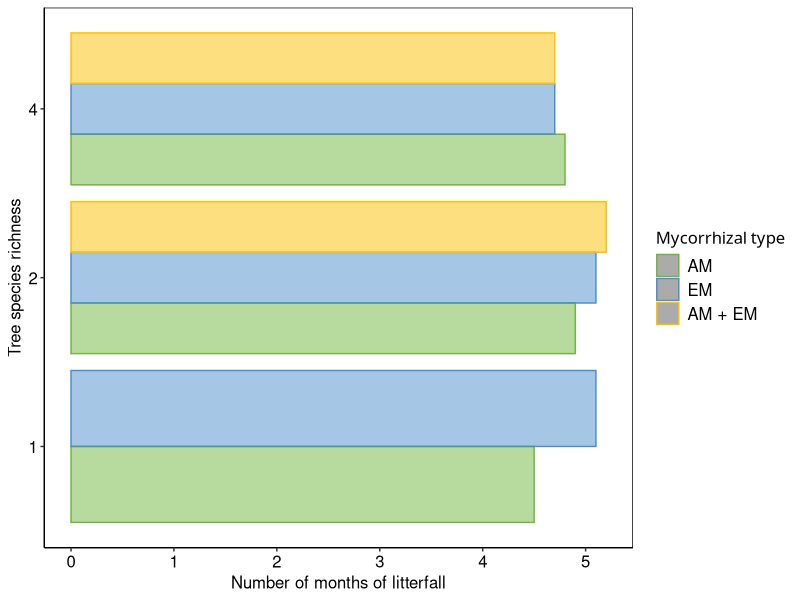
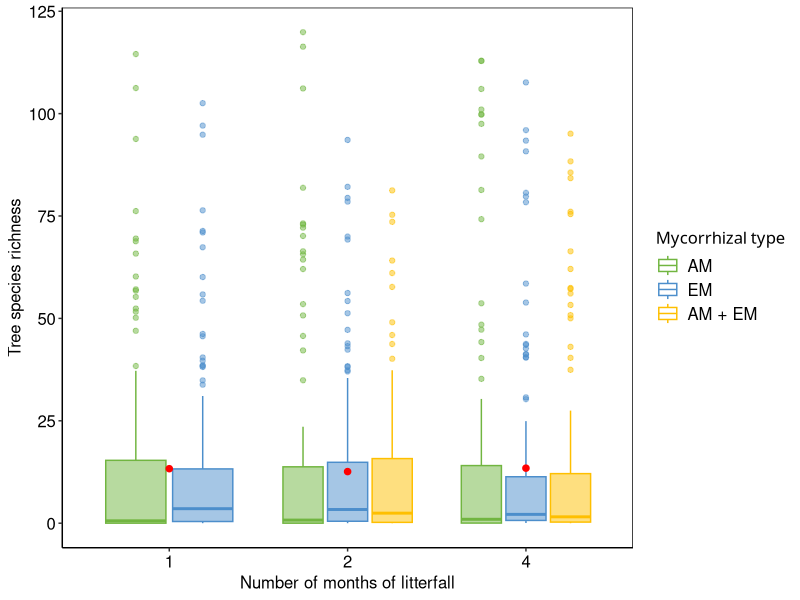

Recreate these plots in R, in order.
#---------------------------------------------------------------------
# MyDiv experiment; Litterfall data March 2023 - February 2024
# 2024-05-14
# temporal coverage of litterfall 
# by Elisabeth Bönisch (elisabeth.boenisch@idiv.de)
# updated on 

#============================ Packages ===============================

rm(list=ls())

library(readr)
library(readxl)
library(tidyverse)
library(nlme)
library(lme4)
library(lmerTest)

#============================ Dataset ===============================

df.all.wide.info <- read.csv("2-1-1-Full-data-wideformat-MyDiv-litter-dryweight.csv")

# 1) average across traps ####
df.all.wide.mean <- df.all.wide.info %>%
  dplyr::rename(Ac = "Acer.pseudoplatanus",	
                Ae = "Aesculus.hippocastanum",
                Be = "Betula.pendula",	
                Ca = "Carpinus.betulus",
                Fa = "Fagus.sylvatica",	
                Fr = "Fraxinus.excelsior",	
                Pr = "Prunus.avium",	
                Qu = "Quercus.petraea", 
                So = "Sorbus.aucuparia",	
                Ti = "Tilia.platyphyllos", 
                cont = "contaminants") %>%
  dplyr::group_by(plotID, plotName, tree_species_richness, mycorrhizal_type, myc, sr, div, block, blk, month1, month, composition) %>% # removed trap and month
  dplyr::summarise(Ac_mean = mean(Ac, na.rm = TRUE),	
                   Ae_mean = mean(Ae, na.rm = TRUE),
                   Be_mean = mean(Be, na.rm = TRUE),	
                   Ca_mean = mean(Ca, na.rm = TRUE),
                   Fa_mean = mean(Fa, na.rm = TRUE),	
                   Fr_mean = mean(Fr, na.rm = TRUE),	
                   Pr_mean = mean(Pr, na.rm = TRUE),	
                   Qu_mean = mean(Qu, na.rm = TRUE), 
                   So_mean = mean(So, na.rm = TRUE),	
                   Ti_mean = mean(Ti, na.rm = TRUE), 
                   cont_mean = mean(cont, na.rm = TRUE))

df.all.wide.mean$div<-as.factor(df.all.wide.mean$tree_species_richness)
df.all.wide.mean$blk<-as.factor(df.all.wide.mean$block)
df.all.wide.mean$myc<-as.factor(df.all.wide.mean$mycorrhizal_type)
df.all.wide.mean$sr<-df.all.wide.mean$tree_species_richness
df.all.wide.mean$sr_myc<-paste(df.all.wide.mean$sr,df.all.wide.mean$myc,sep="_")#interaction terms
df.all.wide.mean$myc <- recode_factor(df.all.wide.mean$myc, "AMF" ="AM", "EMF" ="EM", "AMF+EMF" = "AM + EM")


# 2) long format ####
df.all.long <- df.all.wide.mean %>% 
  pivot_longer(cols=c(13:22),
               names_to="species",
               values_to="dryweight")


# 3)sum across species per plot
df.litter.sum = df.all.long |> 
  group_by(block, plotID, div, sr, myc, month1) |> 
  summarise(litterfall = sum(dryweight, na.rm = T))

# 4) monthly coverage - sum per plot, if litter dryweight larger then 0 ####
df.litter.cover = df.litter.sum |>
  group_by(block, plotID, div, sr, myc) |>
  filter(litterfall > 5) |>
  summarise(number_month_litterfall = n())

ggplot(df.litter.cover, aes(x=number_month_litterfall, y=div, color=myc, fill=myc))+
  geom_bar(position = "dodge", stat = "summary", aes(fill=myc, color=myc), alpha=0.5)+
  labs(y=bquote("Tree species richness"), 
       x = "Number of months of litterfall")+
  scale_fill_manual(values= c("#71b540","#4c8ecb","#febf00"),
                    name = "Mycorrhizal type",
                    guide="none")+ 
  scale_color_manual(values = c("#71b540","#4c8ecb","#febf00"), 
                     name = "Mycorrhizal type")+
  scale_x_continuous(breaks= c(0:12))+
  theme_bw()+
  theme(strip.background = element_blank(),
        strip.text = element_text(size=12),
        axis.line = element_line(color='black'),
        axis.text.y = element_text(color="black", size = 12),
        axis.text.x = element_text(color="black", size = 12),
        axis.title.y = element_text(size = 12),
        axis.title.x = element_text(size=12),
        axis.ticks.x = element_line(),
        strip.text.x = element_text(12),
        panel.border = element_rect(colour="black", fill=NA),
        plot.background = element_blank(),
        panel.grid.minor = element_blank(),
        panel.grid.major = element_blank(),
        plot.title = element_text(size =12),
        plot.subtitle = element_text(size=12),
        legend.position = "right",
        legend.direction = "vertical",
        legend.key = element_rect(color="transparent"),   
        legend.title = element_text("Biodiversity effects", size = 12),
        legend.text = element_text(size=12),
        legend.background = element_rect(colour=NA),
        legend.box= NULL,
        legend.box.background = element_rect(color="transparent"))


# whats a good threshhold - 0g, 1g, 5g, 10g
ggplot(df.litter.sum, aes(x=div, y=litterfall, color=myc, fill=myc))+
  geom_boxplot(alpha=0.5)+
  stat_summary(fun=mean, geom="point", shape=20, size=3, color="red", fill="red") +
  labs(y=bquote("Tree species richness"), 
       x = "Number of months of litterfall")+
  scale_fill_manual(values= c("#71b540","#4c8ecb","#febf00"),
                    name = "Mycorrhizal type",
                    guide="none")+ 
  scale_color_manual(values = c("#71b540","#4c8ecb","#febf00"), 
                     name = "Mycorrhizal type")+
  theme_bw()+
  theme(strip.background = element_blank(),
        strip.text = element_text(size=12),
        axis.line = element_line(color='black'),
        axis.text.y = element_text(color="black", size = 12),
        axis.text.x = element_text(color="black", size = 12),
        axis.title.y = element_text(size = 12),
        axis.title.x = element_text(size=12),
        axis.ticks.x = element_line(),
        strip.text.x = element_text(12),
        panel.border = element_rect(colour="black", fill=NA),
        plot.background = element_blank(),
        panel.grid.minor = element_blank(),
        panel.grid.major = element_blank(),
        plot.title = element_text(size =12),
        plot.subtitle = element_text(size=12),
        legend.position = "right",
        legend.direction = "vertical",
        legend.key = element_rect(color="transparent"),   
        legend.title = element_text("Biodiversity effects", size = 12),
        legend.text = element_text(size=12),
        legend.background = element_rect(colour=NA),
        legend.box= NULL,
        legend.box.background = element_rect(color="transparent"))
